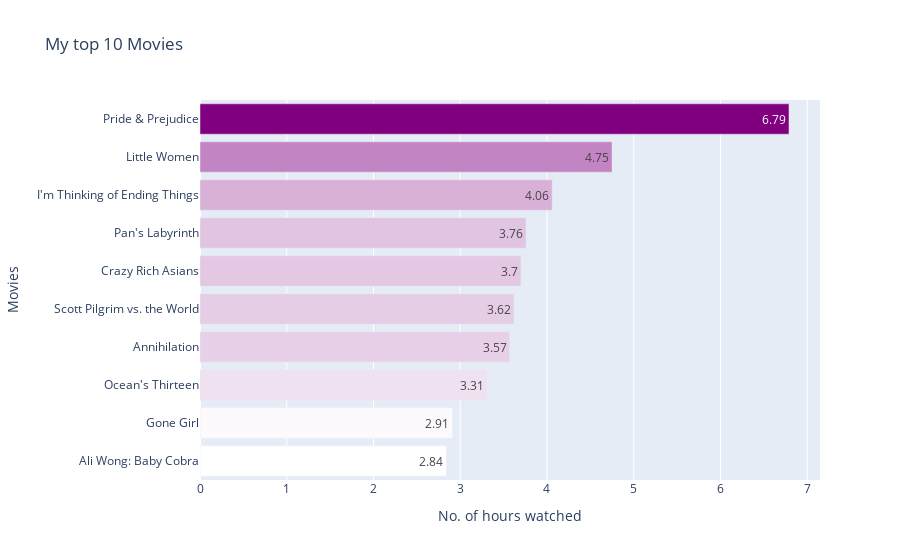

Source (notebook cell):
### Markdown cell above
#### Plot a bar graph

### Code cell
fig = px.bar(top_10_movies,  x ='duration', y= 'Title' ,title= 'My top 10 Movies',
             color = 'duration' , color_continuous_scale=['white','purple'], 
             text='duration')

#Axis titles
fig.update_layout(
    xaxis_title="No. of hours watched",
    yaxis_title="Movies",
)

#remove colorbar
fig.update_coloraxes(showscale=False)

fig.show()

### Figure 1 — Plotly figure (JSON) as saved in the notebook; plotly's stock layout.template omitted (floating-point values rounded to 4 significant figures)
{"data": [{"alignmentgroup": "True", "hovertemplate": "duration=%{marker.color}<br>Title=%{y}<extra></extra>", "legendgroup": "", "marker": {"color": [2.84, 2.91, 3.31, 3.57, 3.62, 3.7, 3.76, 4.06, 4.75, 6.79], "coloraxis": "coloraxis", "pattern": {"shape": ""}}, "name": "", "offsetgroup": "", "orientation": "h", "showlegend": false, "text": [2.84, 2.91, 3.31, 3.57, 3.62, 3.7, 3.76, 4.06, 4.75, 6.79], "textposition": "auto", "type": "bar", "x": [2.84, 2.91, 3.31, 3.57, 3.62, 3.7, 3.76, 4.06, 4.75, 6.79], "xaxis": "x", "y": ["Ali Wong: Baby Cobra", "Gone Girl", "Ocean's Thirteen", "Annihilation", "Scott Pilgrim vs. the World", "Crazy Rich Asians", "Pan's Labyrinth", "I'm Thinking of Ending Things", "Little Women", "Pride & Prejudice"], "yaxis": "y"}], "layout": {"barmode": "relative", "coloraxis": {"colorbar": {"title": {"text": "duration"}}, "colorscale": [[0, "white"], [1, "purple"]], "showscale": false}, "legend": {"tracegroupgap": 0}, "title": {"text": "My top 10 Movies"}, "xaxis": {"anchor": "y", "domain": [0, 1], "title": {"text": "No. of hours watched"}}, "yaxis": {"anchor": "x", "domain": [0, 1], "title": {"text": "Movies"}}}}
